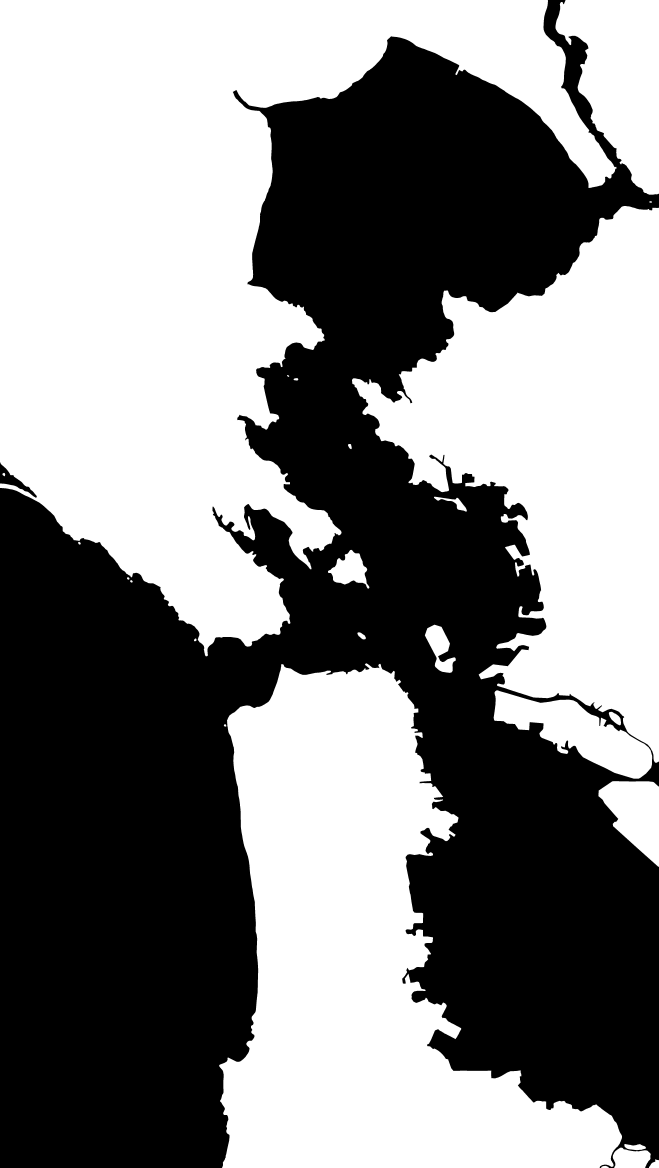
#> input picture autonoship_simulation/image/res_100_lon_-122.67_-122.22_lat_37.54_38.17.jpg, 3951 x 7004 px (shown at 1/6 size)
$ jupyter execute Untitled.ipynb
#> lines starting #> are read from the running program, lines starting #| are printed output that depends on the picture; after the words box and inside, x2 and y2 are one past the last pixel; in counts of white or black regions, pixels touching at a corner belong together
[cell 1]
import cv2
import numpy as np

[cell 2]
img = cv2.imread("res_100_lon_-122.67_-122.22_lat_37.54_38.17.jpg")
#> img is the input picture: shape (7004, 3951, 3); min 0, max 255, mean 131.5

scale_percent = 10 # percent of original size
width = int(img.shape[1] * scale_percent / 100)
#> width = 395
height = int(img.shape[0] * scale_percent / 100)
#> height = 700
dim = (width, height)
#> dim = (395, 700)
resized = cv2.resize(img, dim, interpolation = cv2.INTER_AREA)
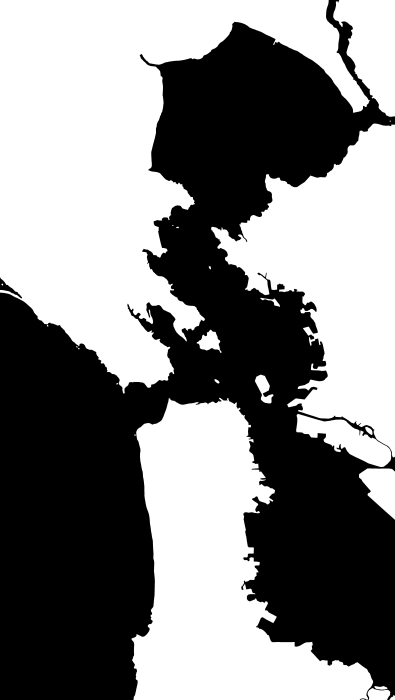
#> resized: shape (700, 395, 3); min 0, max 255, mean 131.5

cv2.imshow("img", resized)
cv2.waitKey(0)
cv2.destroyAllWindows()

[cell 3]
resized.shape
#> Out = (700, 395, 3)

[cell 4]
img_test = np.zeros([1025, 1025, 3])
img_test[:700, :395, :] = resized
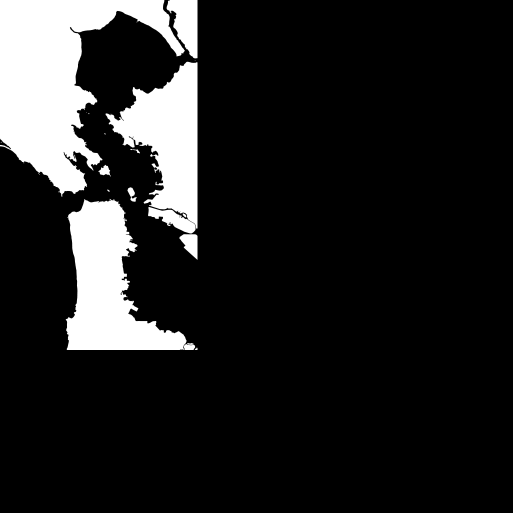
#> img_test: shape (1025, 1025, 3) float64 (shown at 1/2 size); min 0, max 255, mean 34.6
cv2.imshow("img_test", img_test)
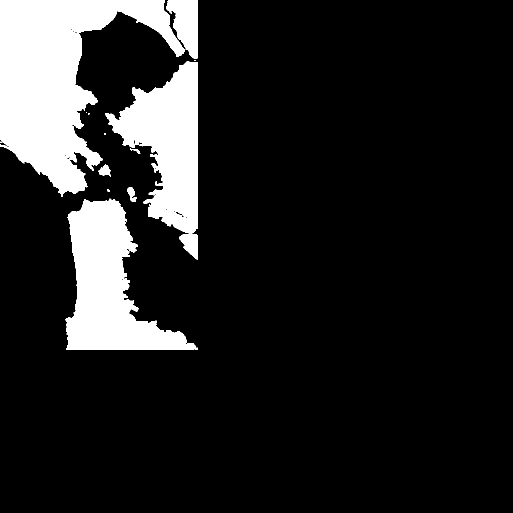
#> window 'img_test': shape (1025, 1025, 3) (shown at 1/2 size); 13.8% white; 14 white regions (5 under 20 px), largest, box (x1, y1, x2, y2) and area: (0, 0, 370, 394) 66665, (131, 397, 395, 700) 38649, (211, 123, 395, 467) 33409
cv2.waitKey(0)
cv2.destroyAllWindows()

[cell 5]
cv2.imwrite("chart.png", img_test)
#> Out = True

[cell 6]
img_test = np.zeros([513, 513]) * 255
img_test[20:490, 40:470] = 255
img_test[60:450, 80:430] = 0
cv2.imwrite("chart.png", img_test)
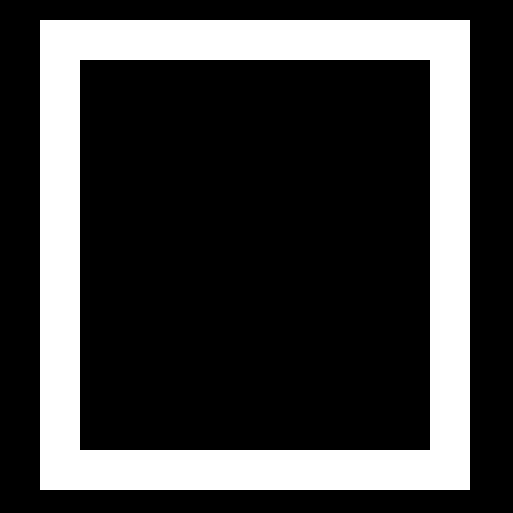
#> saved as chart.png: shape (513, 513); 24.9% white; 1 white region, box (x1, y1, x2, y2) and area: (40, 20, 470, 490) 65600
